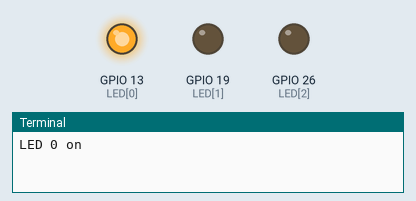
Bench run of a program on a simulated Raspberry Pi (BCM pin numbers). On the bench: output pins drawn as LEDs (lit = HIGH), the last lines printed to the terminal.

Above: at 0.7 s.
At 3.7 s:
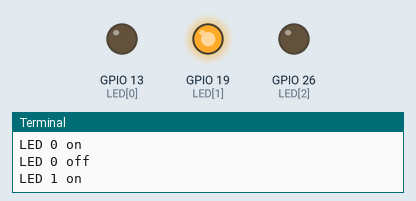
At 6.7 s:
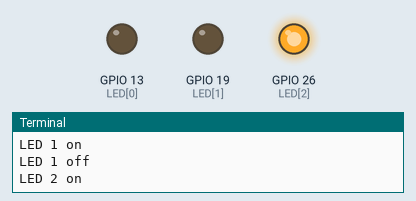
At 8.2 s:
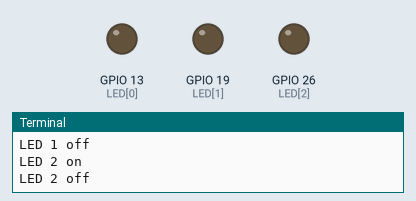
Timing chart, 0 to 11.7 s (numbered marks = the images above):
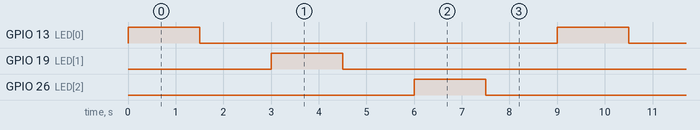

Measured:
- by itself, GPIO 13 (LED[0]), GPIO 19 (LED[1]), GPIO 26 (LED[2]): alternates HIGH for 1.5 s and LOW for 7.5 s
- by itself, everything shown: repeats every 9.0 s, in 6 steps

The program:

led_gpio.py
```python
import RPi.GPIO as GPIO
import time

GPIO.setmode(GPIO.BCM)

LED = (13,19,26)

GPIO.setup(LED, GPIO.OUT)

try:
    i = 0
    while True:
        print('LED %s on' % i)
        GPIO.output(LED[i], GPIO.HIGH)
        time.sleep(1.5)

        print('LED %s off' % i)
        GPIO.output(LED[i], GPIO.LOW)
        time.sleep(1.5)
        i = (i + 1) % 3

except KeyboardInterrupt:
    pass

print('pin clean')
GPIO.cleanup()
```
